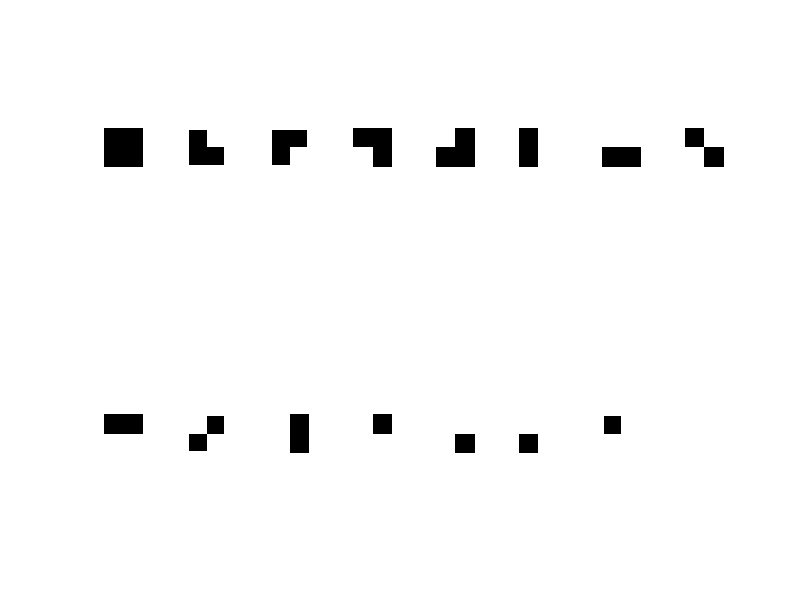

MATLAB code to generate this figure: (Note: this script raises an error after producing the figure.)
clear;close all; clc;

%definition des 16 images x^i
x1 = [0 0; 0 0]; x2 = [0 1; 0 0]; x3 = [0 0; 0 1]; x4 = [0 0; 1 0]; x5 = [1 0; 0 0];
x6 = [0 1; 0 1]; x7 = [1 1; 0 0]; x8 = [0 1; 1 0]; x9 = [0 0; 1 1]; x10 = [1 0; 0 1];
x11 = [1 0; 1 0]; x12 = [1 0; 1 1]; x13 = [1 1; 1 0]; x14 = [1 1; 0 1]; x15 = [0 1; 1 1];
x16 = [1 1; 1 1];

%on les met dans une structure x
x{1} = x1; x{2} = x2; x{3} = x3; x{4} = x4;
x{5} = x5; x{6} = x6; x{7} = x7; x{8} = x8;
x{9} = x9; x{10} = x10; x{11} = x11; x{12} = x12;
x{13} = x13; x{14} = x14; x{15} = x15; x{16} = x16;

%affichage des 16 images 2x2
for k=1:16
    subplot(2,8,k)
    imshow(x{k},[0 1]);
    colormap gray; axis equal; axis off;
    %title(['$x^{' num2str(k) '}$'],'interpreter','latex','FontSize',18);
end
drawnow;
% pause

%nombre d'echantillons souhaites
n_echant=1000;
%figure;
p = zeros(1,16);
for a=1:n_echant
    if (mod(a,n_echant/100)==0)
        disp((n_echant-a)/100); fflush(stdout);
    end
    X = metropolis_potts(2,10);
    for b=1:16
        if (X==x{b})
            p(b) = p(b)+1;
        end
    end
end
p = p/n_echant;
disp(['p = [' num2str(p) ']'])
